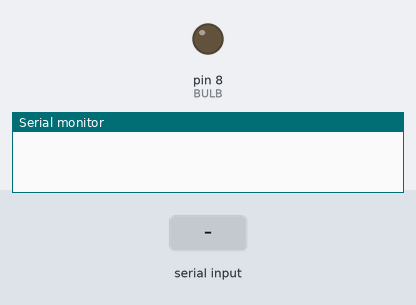
A sketch run on a simulated Arduino Uno, built with avr-gcc and run on an emulated ATmega328P. Parts: output pins drawn as LEDs (lit = HIGH), the last lines printed to the serial monitor. The test bench sets the inputs (shaded band).

Above: at 1.2 s.
1.3 s: "turn on the light" received over Serial
At 3.5 s:
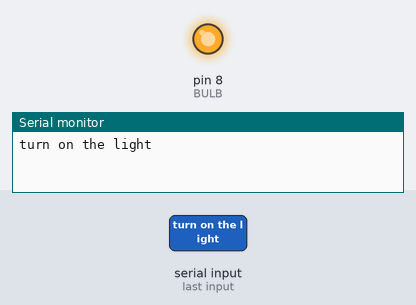
3.8 s: "turn on the lights" received over Serial
6.3 s: "light chalu kar" received over Serial
Timing chart, 0 to 9.3 s (numbered marks = the images above; inputs shaded):
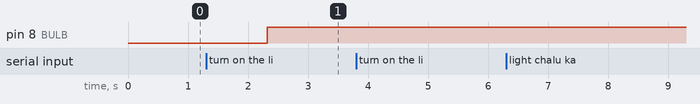

The sketch:

bluetooth_light_trun_OnOff.ino
```cpp
#define BULB 8

String s;

void setup() {

  Serial.begin(9600);
  pinMode(BULB,OUTPUT);
  digitalWrite(BULB,LOW);
}

void loop() {

  if(Serial.available())
  {
    s = Serial.readString();
    delay(2);
    Serial.println(s);

    if(s=="turn on the light" || s=="turn on the lights" || s=="light chalu kar" || s=="on" || s=="lights on" || s=="light on" || s=="turn the lights on" || s=="turn the light on" || s=="night chalu kar" || s=="turn on flights" || s=="turn on lights" || s=="turn on flight" || s=="turn on light" || s=="light circuit" || s=="like")
    {
      digitalWrite(BULB,HIGH);
    }
    else if(s=="turn off the light" || s=="turn off the lights" || s=="light band kar" || s=="off" || s=="lights off" || s=="light off" || s=="light bankar" || s=="light bank" || s=="turn the lights off" || s=="turn the light off" || s=="night bankar" || s=="night band kar" || s=="night bank" || s=="light bank" || s=="light wonder car" || s=="add bankar" || s=="light banquet" || s=="turn off flight" || s=="turn off light" || s=="turn off flights" || s=="turn off lights" || s=="turn off night")
    {
      digitalWrite(BULB,LOW);
    }


  }
}
```

Measured:
- after the input at 1.3 s, pin 8 (BULB): LOW → HIGH after 1.0 s
